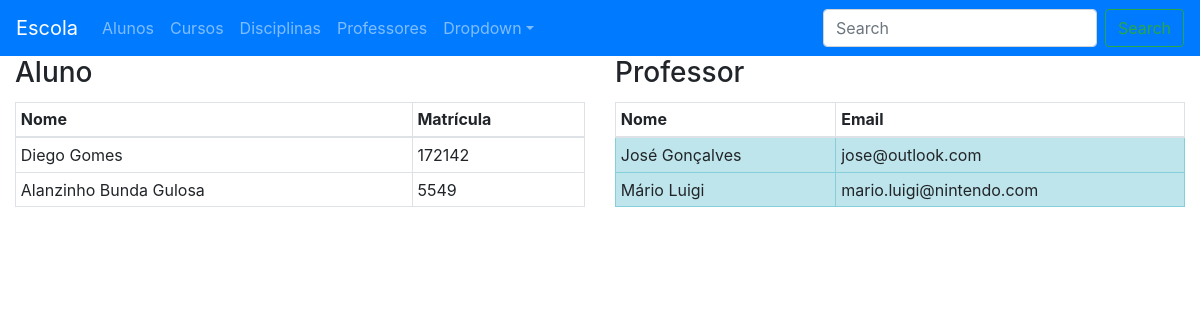
The app's page /, older data.
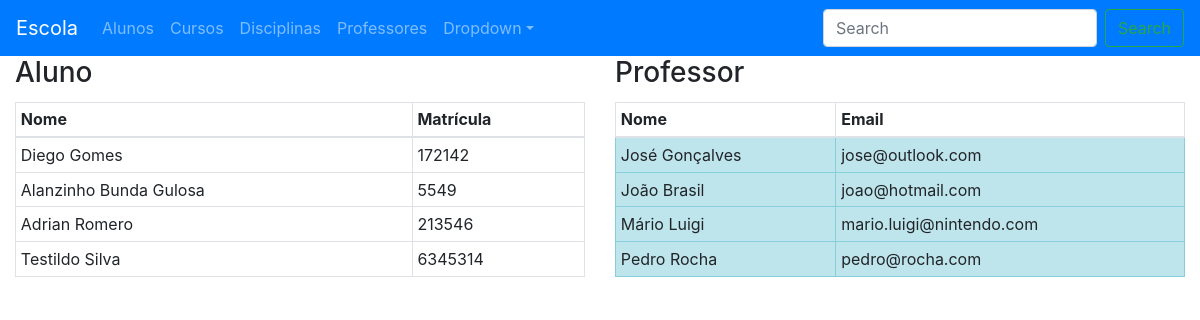
The same page, newer data.
### escola/models.py (models this page shows, shortened)
class Aluno(models.Model):
    nome = models.CharField(max_length=100)
    matricula = models.IntegerField(verbose_name='Matrícula')
    telefone = models.CharField(max_length=20)
    email = models.EmailField()

class Professor(models.Model):
    nome = models.CharField(max_length=100)
    cpf = models.IntegerField()
    telefone = models.CharField(max_length=20)
    email = models.EmailField()

### escola/views.py (the view)
# urls.py: path('', views.IndexView.as_view(), name='index'),
class IndexView(ListView):
    model = Aluno
    template_name = 'escola/index.html'
    def get_context_data(self, **kwargs):
         context = super(IndexView, self).get_context_data(**kwargs)
         context['professor_list'] = Professor.objects.order_by('nome')[:5]
         return context

### escola/templates/escola/index.html
{% extends 'escola/base.html' %}
{% block content %}
<div class="row">
    <div class="col-sm-6">
        <h3 class="card-title">Aluno</h3>
            <table class="table table-bordered table-hover table-sm">
                <thead class="thead-info">
                    <tr>
                        <th>Nome</th>
                        <th>Matrícula</th>
                    </tr>
                </thead>
                <tbody>
                {% for aluno in aluno_list %}
                    <tr>
                        <td scope="row">{{aluno.nome}}</td>
                        <td>{{aluno.matricula}}</td>
                    </tr>
                {% endfor %}
                </tbody>
            </table>
    </div>
    <div class="col-sm-6">
        <h3 class="card-title">Professor</h3>
            <table class="table table-sm table-hover table-bordered">
                <thead>
                    <tr>
                        <th>Nome</th>
                        <th>Email</th>
                    </tr>
                </thead>
                <tbody>
                {% for professor in professor_list %}
                    <tr class="table-info">
                        <td scope="row">{{professor.nome}}</td>
                        <td>{{professor.email}}</td>
                    </tr>
                {% endfor %}
                </tbody>
            </table>
    </div>
</div>
{% endblock content %}

### escola/templates/escola/base.html (shortened to what this page needs)
<!doctype html>
<html lang="en">
  <head>
    <link rel="stylesheet" href="https://stackpath.bootstrapcdn.com/bootstrap/4.3.1/css/bootstrap.min.css">
  </head>
  <body>
  <nav class="navbar navbar-expand-sm navbar-dark bg-primary">
      <a class="navbar-brand" href="{% url 'index' %}">Escola</a>
      <div class="collapse navbar-collapse" id="collapsibleNavId">
          <ul class="navbar-nav mr-auto mt-2 mt-lg-0">
              <li class="nav-item {% if request.resolver_match.url_name == 'lista-alunos' %}active{% endif %}" >
                  <a class="nav-link" href="{% url 'lista-alunos' %}">Alunos</a>
              </li>
              <li class="nav-item {% if request.resolver_match.url_name == 'lista-cursos' %}active{% endif %}">
                  <a class="nav-link" href="{% url 'lista-cursos' %}">Cursos</a>
              </li>
              <li class="nav-item {% if request.resolver_match.url_name == 'lista-disciplinas' %}active{% endif %}">
                  <a class="nav-link" href="{% url 'lista-disciplinas' %}">Disciplinas</a>
              </li>
              <li class="nav-item {% if request.resolver_match.url_name == 'lista-professores' %}active{% endif %}">
                  <a class="nav-link" href="{% url 'lista-professores' %}">Professores</a>
              </li>
              <li class="nav-item dropdown">
                  <a class="nav-link dropdown-toggle" href="#" id="dropdownId" data-toggle="dropdown" aria-haspopup="true" aria-expanded="false">Dropdown</a>
              </li>
          </ul>
          <form class="form-inline my-2 my-lg-0">
              <input class="form-control mr-sm-2" type="text" placeholder="Search">
              <button class="btn btn-outline-success my-2 my-sm-0" type="submit">Search</button>
          </form>
      </div>
  </nav>
<div class="container-fluid">
      {% block content %}
        {% endblock content %}
</div>
  </body>
</html>

Row changes from the older to the newer data that the page shows:
added Aluno: nome "Adrian Romero", matricula "213546"
added Aluno: nome "Testildo Silva", matricula "6345314"
added Professor: nome "João Brasil", email "joao@hotmail.com"
added Professor: nome "Pedro Rocha", email "pedro@rocha.com"
